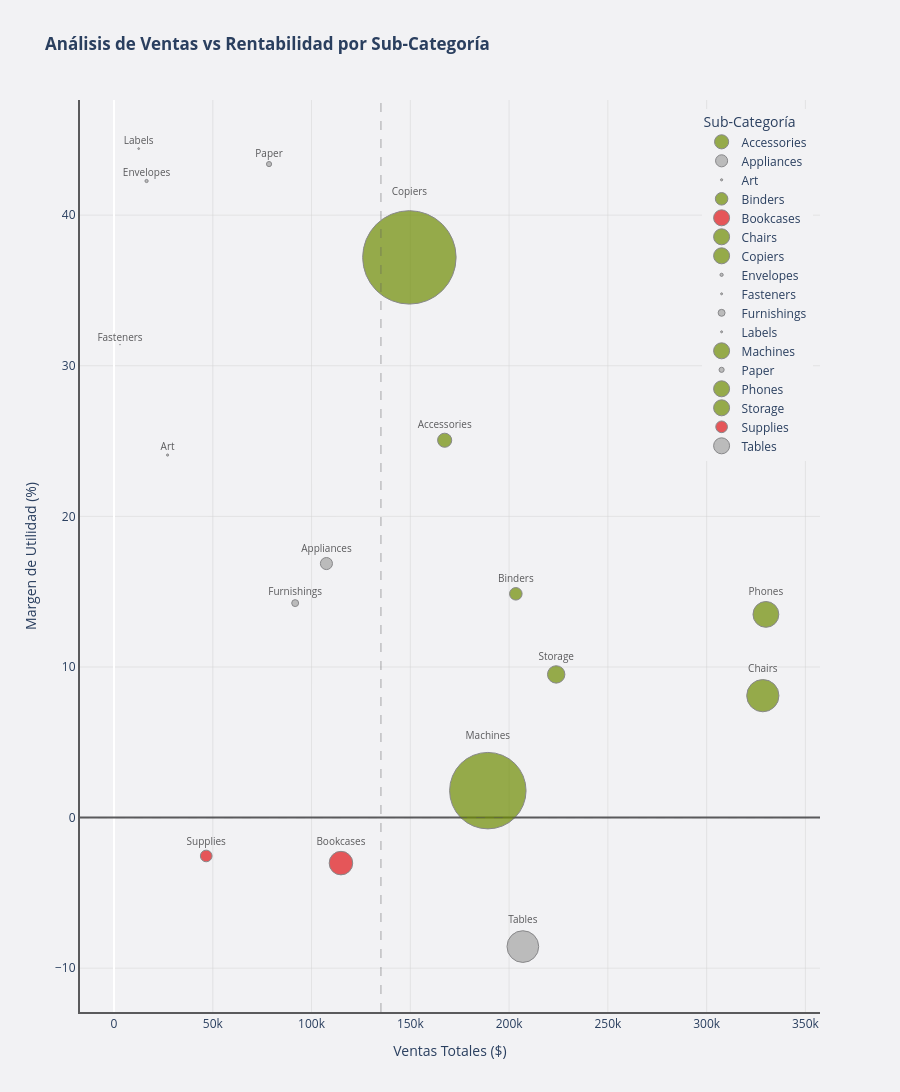

The notebook cell this image was saved under:
### Code cell
#? 6b. Gráfico de Dispersión: Ventas Totales vs Margen de Utilidad por Sub-Categoría
import plotly.graph_objects as go

# Agregación por Sub-Category
agg_by_subcategory = data_cleaned.groupby('Sub-Category').agg({
    'Sales': 'sum',
    'Profit': 'sum',
    'Customer ID': 'nunique'
}).reset_index()

agg_by_subcategory.columns = ['Sub_Category', 'Total_Sales', 'Total_Profit', 'Unique_Customers']

# Calcular métricas
agg_by_subcategory['Profit_Margin_Pct'] = (agg_by_subcategory['Total_Profit'] / agg_by_subcategory['Total_Sales']) * 100
agg_by_subcategory['Avg_Sale_Per_Customer'] = agg_by_subcategory['Total_Sales'] / agg_by_subcategory['Unique_Customers']

# Calcular promedios para cuadrantes
avg_sales = agg_by_subcategory['Total_Sales'].mean()
avg_margin = 0

# Colores
COLOR_BG = '#F2F2F4'
COLOR_LINE = '#5A5A5C'
COLOR_GREEN = '#6E8C03'
COLOR_RED = '#E01518'
COLOR_GREY = '#A4A4A4'

# Asignar colores basados en cuadrantes
def assign_color(row):
    if row['Profit_Margin_Pct'] > avg_margin and row['Total_Sales'] > avg_sales:
        return COLOR_GREEN
    elif row['Profit_Margin_Pct'] < avg_margin and row['Total_Sales'] < avg_sales:
        return COLOR_RED
    else:
        return COLOR_GREY

agg_by_subcategory['Color'] = agg_by_subcategory.apply(assign_color, axis=1)

# Crear figura
fig = go.Figure()

# Agregar líneas de referencia
fig.add_hline(y=avg_margin, line_dash="dash", line_color=COLOR_LINE, line_width=1, opacity=0.5)
fig.add_vline(x=avg_sales, line_dash="dash", line_color=COLOR_LINE, line_width=1, opacity=0.5)

# Agregar scatter plot
for idx, row in agg_by_subcategory.iterrows():
    fig.add_trace(go.Scatter(
        x=[row['Total_Sales']],
        y=[row['Profit_Margin_Pct']],
        mode='markers+text',
        marker=dict(
            size=row['Avg_Sale_Per_Customer'] / 25,
            color=row['Color'],
            line=dict(color=COLOR_LINE, width=1),
            opacity=0.7
        ),
        text=row['Sub_Category'],
        textposition='top center',
        textfont=dict(size=10, color=COLOR_LINE),
        name=row['Sub_Category'],
        showlegend=True,
        hovertemplate=(
            f"<b>{row['Sub_Category']}</b><br>"
            f"Ventas Totales: ${row['Total_Sales']:,.2f}<br>"
            f"Margen de Utilidad: {row['Profit_Margin_Pct']:.2f}%<br>"
            f"Venta Promedio por Cliente: ${row['Avg_Sale_Per_Customer']:.2f}<br>"
            f"Clientes Únicos: {row['Unique_Customers']}<extra></extra>"
        )
    ))

# Configurar layout
fig.update_layout(
    title='<b>Análisis de Ventas vs Rentabilidad por Sub-Categoría</b>',
    xaxis=dict(
        title='Ventas Totales ($)',
        showline=True,
        linewidth=2,
        linecolor=COLOR_LINE,
        showgrid=True,
        gridcolor='lightgray',
        gridwidth=0.5
    ),
    yaxis=dict(
        title='Margen de Utilidad (%)',
        showline=True,
        linewidth=2,
        linecolor=COLOR_LINE,
        zeroline=True,
        zerolinewidth=2,
        zerolinecolor=COLOR_LINE,
        showgrid=True,
        gridcolor='lightgray',
        gridwidth=0.5
    ),
    plot_bgcolor=COLOR_BG,
    paper_bgcolor=COLOR_BG,
    height=1200,
    hovermode='closest',
    showlegend=True,
    legend=dict(
        title='Sub-Categoría',
        yanchor='top',
        y=0.99,
        xanchor='right',
        x=0.99
    )
)

fig.show()

### Figure 1 — Plotly figure (JSON) as saved in the notebook; plotly's stock layout.template omitted (floating-point values rounded to 4 significant figures)
{"data": [{"hovertemplate": "<b>Accessories</b><br>Ventas Totales: $167,380.32<br>Margen de Utilidad: 25.05%<br>Venta Promedio por Cliente: $353.12<br>Clientes Únicos: 474<extra></extra>", "marker": {"color": "#6E8C03", "line": {"color": "#5A5A5C", "width": 1}, "opacity": 0.7, "size": 14.12}, "mode": "markers+text", "name": "Accessories", "showlegend": true, "text": "Accessories", "textfont": {"color": "#5A5A5C", "size": 10}, "textposition": "top center", "x": [167400.0], "y": [25.05], "type": "scatter"}, {"hovertemplate": "<b>Appliances</b><br>Ventas Totales: $107,532.16<br>Margen de Utilidad: 16.87%<br>Venta Promedio por Cliente: $302.06<br>Clientes Únicos: 356<extra></extra>", "marker": {"color": "#A4A4A4", "line": {"color": "#5A5A5C", "width": 1}, "opacity": 0.7, "size": 12.08}, "mode": "markers+text", "name": "Appliances", "showlegend": true, "text": "Appliances", "textfont": {"color": "#5A5A5C", "size": 10}, "textposition": "top center", "x": [107500.0], "y": [16.87], "type": "scatter"}, {"hovertemplate": "<b>Art</b><br>Ventas Totales: $27,118.79<br>Margen de Utilidad: 24.07%<br>Venta Promedio por Cliente: $54.90<br>Clientes Únicos: 494<extra></extra>", "marker": {"color": "#A4A4A4", "line": {"color": "#5A5A5C", "width": 1}, "opacity": 0.7, "size": 2.196}, "mode": "markers+text", "name": "Art", "showlegend": true, "text": "Art", "textfont": {"color": "#5A5A5C", "size": 10}, "textposition": "top center", "x": [27120.0], "y": [24.07], "type": "scatter"}, {"hovertemplate": "<b>Binders</b><br>Ventas Totales: $203,412.73<br>Margen de Utilidad: 14.86%<br>Venta Promedio por Cliente: $312.94<br>Clientes Únicos: 650<extra></extra>", "marker": {"color": "#6E8C03", "line": {"color": "#5A5A5C", "width": 1}, "opacity": 0.7, "size": 12.52}, "mode": "markers+text", "name": "Binders", "showlegend": true, "text": "Binders", "textfont": {"color": "#5A5A5C", "size": 10}, "textposition": "top center", "x": [203400.0], "y": [14.86], "type": "scatter"}, {"hovertemplate": "<b>Bookcases</b><br>Ventas Totales: $114,880.00<br>Margen de Utilidad: -3.02%<br>Venta Promedio por Cliente: $589.13<br>Clientes Únicos: 195<extra></extra>", "marker": {"color": "#E01518", "line": {"color": "#5A5A5C", "width": 1}, "opacity": 0.7, "size": 23.57}, "mode": "markers+text", "name": "Bookcases", "showlegend": true, "text": "Bookcases", "textfont": {"color": "#5A5A5C", "size": 10}, "textposition": "top center", "x": [114900.0], "y": [-3.023], "type": "scatter"}, {"hovertemplate": "<b>Chairs</b><br>Ventas Totales: $328,449.10<br>Margen de Utilidad: 8.10%<br>Venta Promedio por Cliente: $807.00<br>Clientes Únicos: 407<extra></extra>", "marker": {"color": "#6E8C03", "line": {"color": "#5A5A5C", "width": 1}, "opacity": 0.7, "size": 32.28}, "mode": "markers+text", "name": "Chairs", "showlegend": true, "text": "Chairs", "textfont": {"color": "#5A5A5C", "size": 10}, "textposition": "top center", "x": [328400.0], "y": [8.096], "type": "scatter"}, {"hovertemplate": "<b>Copiers</b><br>Ventas Totales: $149,528.03<br>Margen de Utilidad: 37.20%<br>Venta Promedio por Cliente: $2336.38<br>Clientes Únicos: 64<extra></extra>", "marker": {"color": "#6E8C03", "line": {"color": "#5A5A5C", "width": 1}, "opacity": 0.7, "size": 93.46}, "mode": "markers+text", "name": "Copiers", "showlegend": true, "text": "Copiers", "textfont": {"color": "#5A5A5C", "size": 10}, "textposition": "top center", "x": [149500.0], "y": [37.2], "type": "scatter"}, {"hovertemplate": "<b>Envelopes</b><br>Ventas Totales: $16,476.40<br>Margen de Utilidad: 42.27%<br>Venta Promedio por Cliente: $79.98<br>Clientes Únicos: 206<extra></extra>", "marker": {"color": "#A4A4A4", "line": {"color": "#5A5A5C", "width": 1}, "opacity": 0.7, "size": 3.199}, "mode": "markers+text", "name": "Envelopes", "showlegend": true, "text": "Envelopes", "textfont": {"color": "#5A5A5C", "size": 10}, "textposition": "top center", "x": [16480.0], "y": [42.27], "type": "scatter"}, {"hovertemplate": "<b>Fasteners</b><br>Ventas Totales: $3,024.28<br>Margen de Utilidad: 31.40%<br>Venta Promedio por Cliente: $15.83<br>Clientes Únicos: 191<extra></extra>", "marker": {"color": "#A4A4A4", "line": {"color": "#5A5A5C", "width": 1}, "opacity": 0.7, "size": 0.6334}, "mode": "markers+text", "name": "Fasteners", "showlegend": true, "text": "Fasteners", "textfont": {"color": "#5A5A5C", "size": 10}, "textposition": "top center", "x": [3024.0], "y": [31.4], "type": "scatter"}, {"hovertemplate": "<b>Furnishings</b><br>Ventas Totales: $91,705.16<br>Margen de Utilidad: 14.24%<br>Venta Promedio por Cliente: $173.68<br>Clientes Únicos: 528<extra></extra>", "marker": {"color": "#A4A4A4", "line": {"color": "#5A5A5C", "width": 1}, "opacity": 0.7, "size": 6.947}, "mode": "markers+text", "name": "Furnishings", "showlegend": true, "text": "Furnishings", "textfont": {"color": "#5A5A5C", "size": 10}, "textposition": "top center", "x": [91710.0], "y": [14.24], "type": "scatter"}, {"hovertemplate": "<b>Labels</b><br>Ventas Totales: $12,486.31<br>Margen de Utilidad: 44.42%<br>Venta Promedio por Cliente: $44.44<br>Clientes Únicos: 281<extra></extra>", "marker": {"color": "#A4A4A4", "line": {"color": "#5A5A5C", "width": 1}, "opacity": 0.7, "size": 1.777}, "mode": "markers+text", "name": "Labels", "showlegend": true, "text": "Labels", "textfont": {"color": "#5A5A5C", "size": 10}, "textposition": "top center", "x": [12490.0], "y": [44.42], "type": "scatter"}, {"hovertemplate": "<b>Machines</b><br>Ventas Totales: $189,238.63<br>Margen de Utilidad: 1.79%<br>Venta Promedio por Cliente: $1911.50<br>Clientes Únicos: 99<extra></extra>", "marker": {"color": "#6E8C03", "line": {"color": "#5A5A5C", "width": 1}, "opacity": 0.7, "size": 76.46}, "mode": "markers+text", "name": "Machines", "showlegend": true, "text": "Machines", "textfont": {"color": "#5A5A5C", "size": 10}, "textposition": "top center", "x": [189200.0], "y": [1.789], "type": "scatter"}, {"hovertemplate": "<b>Paper</b><br>Ventas Totales: $78,479.21<br>Margen de Utilidad: 43.39%<br>Venta Promedio por Cliente: $128.44<br>Clientes Únicos: 611<extra></extra>", "marker": {"color": "#A4A4A4", "line": {"color": "#5A5A5C", "width": 1}, "opacity": 0.7, "size": 5.138}, "mode": "markers+text", "name": "Paper", "showlegend": true, "text": "Paper", "textfont": {"color": "#5A5A5C", "size": 10}, "textposition": "top center", "x": [78480.0], "y": [43.39], "type": "scatter"}, {"hovertemplate": "<b>Phones</b><br>Ventas Totales: $330,007.05<br>Margen de Utilidad: 13.49%<br>Venta Promedio por Cliente: $645.81<br>Clientes Únicos: 511<extra></extra>", "marker": {"color": "#6E8C03", "line": {"color": "#5A5A5C", "width": 1}, "opacity": 0.7, "size": 25.83}, "mode": "markers+text", "name": "Phones", "showlegend": true, "text": "Phones", "textfont": {"color": "#5A5A5C", "size": 10}, "textposition": "top center", "x": [330000.0], "y": [13.49], "type": "scatter"}, {"hovertemplate": "<b>Storage</b><br>Ventas Totales: $223,843.61<br>Margen de Utilidad: 9.51%<br>Venta Promedio por Cliente: $435.49<br>Clientes Únicos: 514<extra></extra>", "marker": {"color": "#6E8C03", "line": {"color": "#5A5A5C", "width": 1}, "opacity": 0.7, "size": 17.42}, "mode": "markers+text", "name": "Storage", "showlegend": true, "text": "Storage", "textfont": {"color": "#5A5A5C", "size": 10}, "textposition": "top center", "x": [223800.0], "y": [9.506], "type": "scatter"}, {"hovertemplate": "<b>Supplies</b><br>Ventas Totales: $46,673.54<br>Margen de Utilidad: -2.55%<br>Venta Promedio por Cliente: $291.71<br>Clientes Únicos: 160<extra></extra>", "marker": {"color": "#E01518", "line": {"color": "#5A5A5C", "width": 1}, "opacity": 0.7, "size": 11.67}, "mode": "markers+text", "name": "Supplies", "showlegend": true, "text": "Supplies", "textfont": {"color": "#5A5A5C", "size": 10}, "textposition": "top center", "x": [46670.0], "y": [-2.548], "type": "scatter"}, {"hovertemplate": "<b>Tables</b><br>Ventas Totales: $206,965.53<br>Margen de Utilidad: -8.56%<br>Venta Promedio por Cliente: $792.97<br>Clientes Únicos: 261<extra></extra>", "marker": {"color": "#A4A4A4", "line": {"color": "#5A5A5C", "width": 1}, "opacity": 0.7, "size": 31.72}, "mode": "markers+text", "name": "Tables", "showlegend": true, "text": "Tables", "textfont": {"color": "#5A5A5C", "size": 10}, "textposition": "top center", "x": [207000.0], "y": [-8.564], "type": "scatter"}], "layout": {"shapes": [{"line": {"color": "#5A5A5C", "dash": "dash", "width": 1}, "opacity": 0.5, "type": "line", "x0": 0, "x1": 1, "xref": "x domain", "y0": 0, "y1": 0, "yref": "y"}, {"line": {"color": "#5A5A5C", "dash": "dash", "width": 1}, "opacity": 0.5, "type": "line", "x0": 135100.0, "x1": 135100.0, "xref": "x", "y0": 0, "y1": 1, "yref": "y domain"}], "xaxis": {"title": {"text": "Ventas Totales ($)"}, "showline": true, "linewidth": 2, "linecolor": "#5A5A5C", "showgrid": true, "gridcolor": "lightgray", "gridwidth": 0.5}, "yaxis": {"title": {"text": "Margen de Utilidad (%)"}, "showline": true, "linewidth": 2, "linecolor": "#5A5A5C", "zeroline": true, "zerolinewidth": 2, "zerolinecolor": "#5A5A5C", "showgrid": true, "gridcolor": "lightgray", "gridwidth": 0.5}, "legend": {"title": {"text": "Sub-Categoría"}, "yanchor": "top", "y": 0.99, "xanchor": "right", "x": 0.99}, "title": {"text": "<b>Análisis de Ventas vs Rentabilidad por Sub-Categoría</b>"}, "plot_bgcolor": "#F2F2F4", "paper_bgcolor": "#F2F2F4", "height": 1200, "hovermode": "closest", "showlegend": true}}
